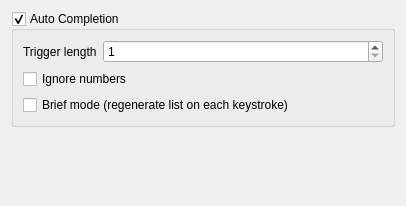
<?xml version="1.0" encoding="UTF-8"?>
<ui version="4.0">
 <class>AutoCompletionSettings</class>
 <widget class="QWidget" name="AutoCompletionSettings">
  <property name="geometry">
   <rect>
    <x>0</x>
    <y>0</y>
    <width>406</width>
    <height>206</height>
   </rect>
  </property>
  <layout class="QVBoxLayout" name="verticalLayout">
   <item>
    <widget class="QGroupBox" name="kcfg_autoCompletionEnabled">
     <property name="title">
      <string>Auto Completion</string>
     </property>
     <property name="checkable">
      <bool>true</bool>
     </property>
     <layout class="QFormLayout" name="formLayout">
      <item row="0" column="0">
       <widget class="QLabel" name="label_triggerLength">
        <property name="text">
         <string>Trigger length</string>
        </property>
       </widget>
      </item>
      <item row="0" column="1">
       <widget class="QSpinBox" name="kcfg_autoCompletionTriggerLength">
        <property name="toolTip">
         <string>Minimum number of characters to trigger auto completion (1-9)</string>
        </property>
        <property name="minimum">
         <number>1</number>
        </property>
        <property name="maximum">
         <number>9</number>
        </property>
       </widget>
      </item>
      <item row="1" column="0" colspan="2">
       <widget class="QCheckBox" name="kcfg_autoCompletionIgnoreNumbers">
        <property name="toolTip">
         <string>Do not suggest pure numeric words</string>
        </property>
        <property name="text">
         <string>Ignore numbers</string>
        </property>
       </widget>
      </item>
      <item row="2" column="0" colspan="2">
       <widget class="QCheckBox" name="kcfg_autoCompletionBrief">
        <property name="toolTip">
         <string>When enabled, the completion list is regenerated on each keystroke. When disabled, the list is shown once and filtered by Scintilla.</string>
        </property>
        <property name="text">
         <string>Brief mode (regenerate list on each keystroke)</string>
        </property>
       </widget>
      </item>
     </layout>
    </widget>
   </item>
   <item>
    <spacer name="verticalSpacer">
     <property name="orientation">
      <enum>Qt::Orientation::Vertical</enum>
     </property>
     <property name="sizeHint" stdset="0">
      <size>
       <width>20</width>
       <height>40</height>
      </size>
     </property>
    </spacer>
   </item>
  </layout>
 </widget>
 <resources/>
 <connections/>
</ui>
